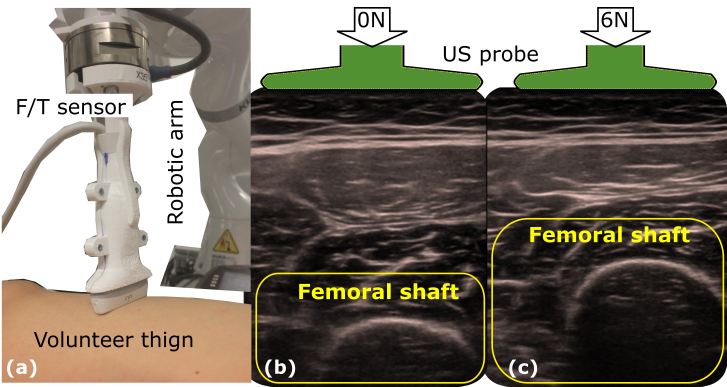
#> input picture images/previews/cao23mia.png, 1453 x 773 px (shown at 1/2 size)
$ python resize.py
#> lines starting #> are read from the running program, lines starting #| are printed output that depends on the picture
from PIL import Image
import os.path

def resize_image(input_file, output_file, scale=0.5):
    """Resize an image by scaling its dimensions."""
#> called with input_file = 'images/previews/cao23mia.png', output_file = 'images/previews/cao23mia.png', scale = 0.5

    # Open the input file in 'read' mode and load it as a PNG object
    img = Image.open(input_file)
#> img is the input picture: PIL image 1453x773 RGBA; mean R, G, B, A 125.9, 119.4, 106.6, 253.8

    # Get original size of the image
    orig_w, orig_h = img.size
#> orig_w = 1453; orig_h = 773

    # Calculate new size based on provided scale factor
    w = int(orig_w * scale)
#> w = 726
    h = int(orig_h * scale)
#> h = 386

    # Resize the loaded image using calculated values for desired width & height, then save at the given location/filename
    resized_img = img.resize((w, h))
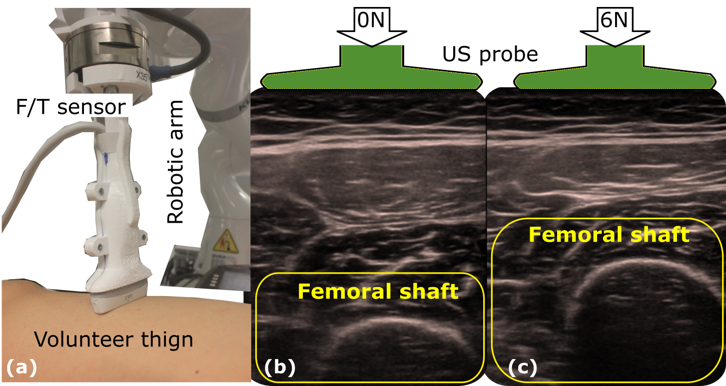
#> resized_img: PIL image 726x386 RGBA; mean R, G, B, A 125.9, 119.4, 106.6, 253.8; transparent parts drawn white
    resized_img.save(output_file)

# Call the function passing your actual filename strings here...
if __name__ == "__main__":
    input_file = "images/previews/cao23mia.png"   # Replace this path with yours
    output_file = input_file   # Replace these paths accordingly
    resize_image(input_file, output_file, scale=0.5)  # Use different value according to need; e.g., use `scale=2` to double resolution

$ run again, with images/previews/cao2022.png copied over images/previews/cao23mia.png
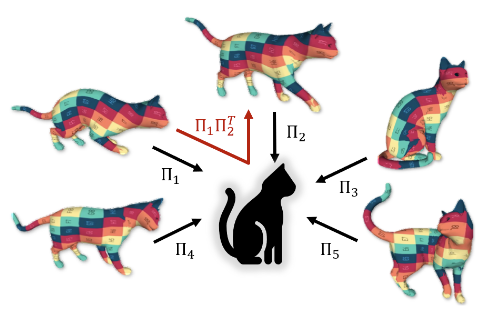
#> input picture images/previews/cao2022.png, 479 x 309 px
#> in resize_image, img is the input picture: PIL image 479x309 RGBA; mean R, G, B, A 224.9, 219.1, 218.1, 255
#> in resize_image, `resized_img = img.resize((w, h))`:
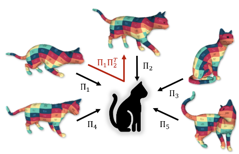
#> resized_img: PIL image 239x154 RGBA; mean R, G, B, A 224.8, 219, 218, 255

$ run again, with images/previews/dongliang2024cvpr.png copied over images/previews/cao23mia.png
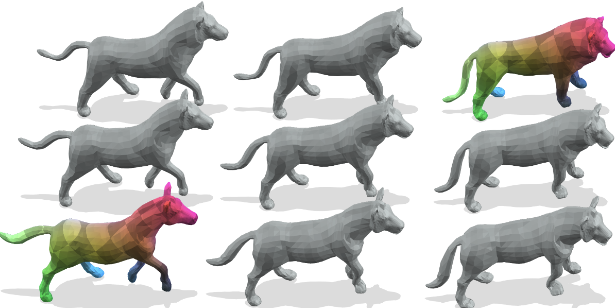
#> input picture images/previews/dongliang2024cvpr.png, 615 x 308 px
#> in resize_image, img is the input picture: PIL image 615x308 RGBA; mean R, G, B, A 204, 203.6, 201.7, 255
#> in resize_image, `resized_img = img.resize((w, h))`:
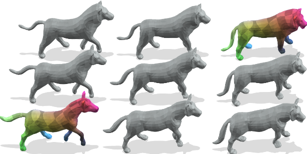
#> resized_img: PIL image 307x154 RGBA; mean R, G, B, A 203.8, 203.4, 201.5, 255
